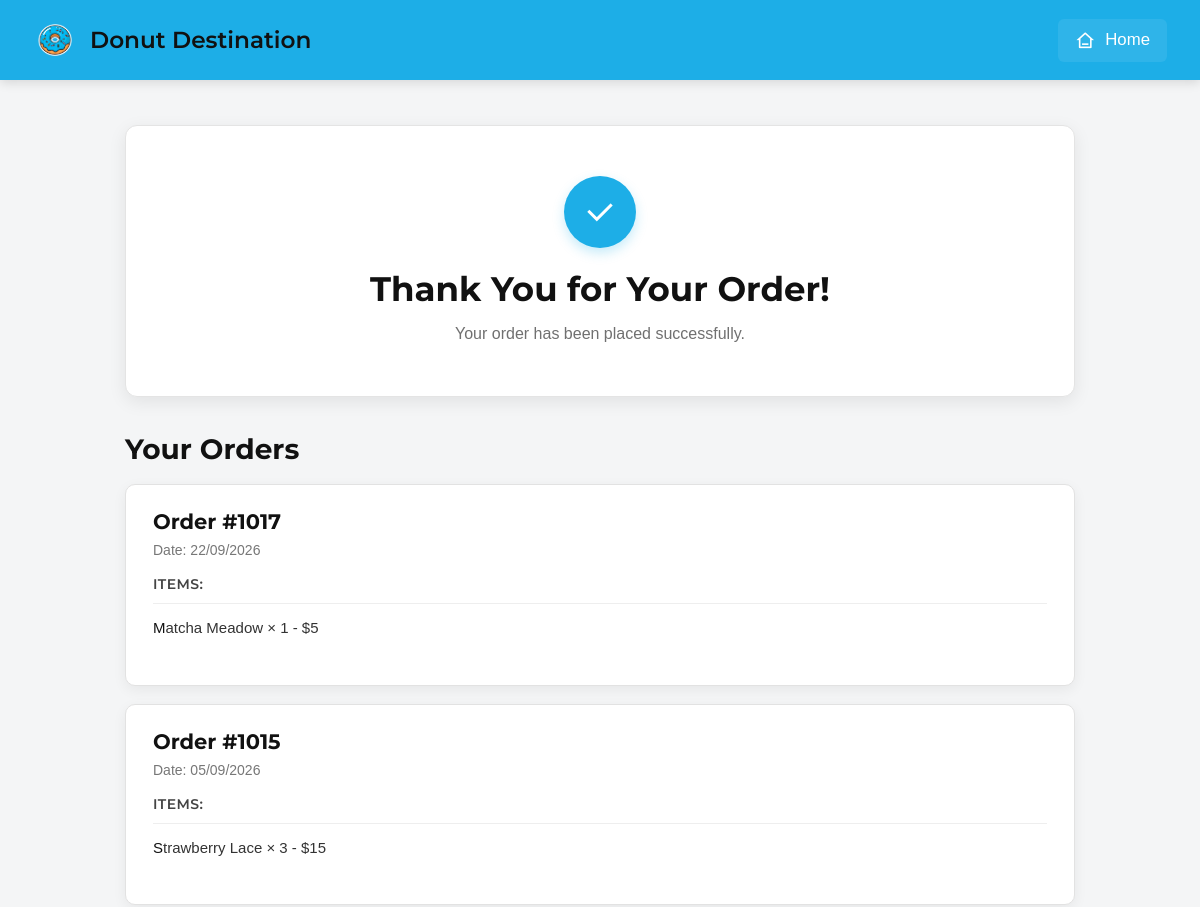
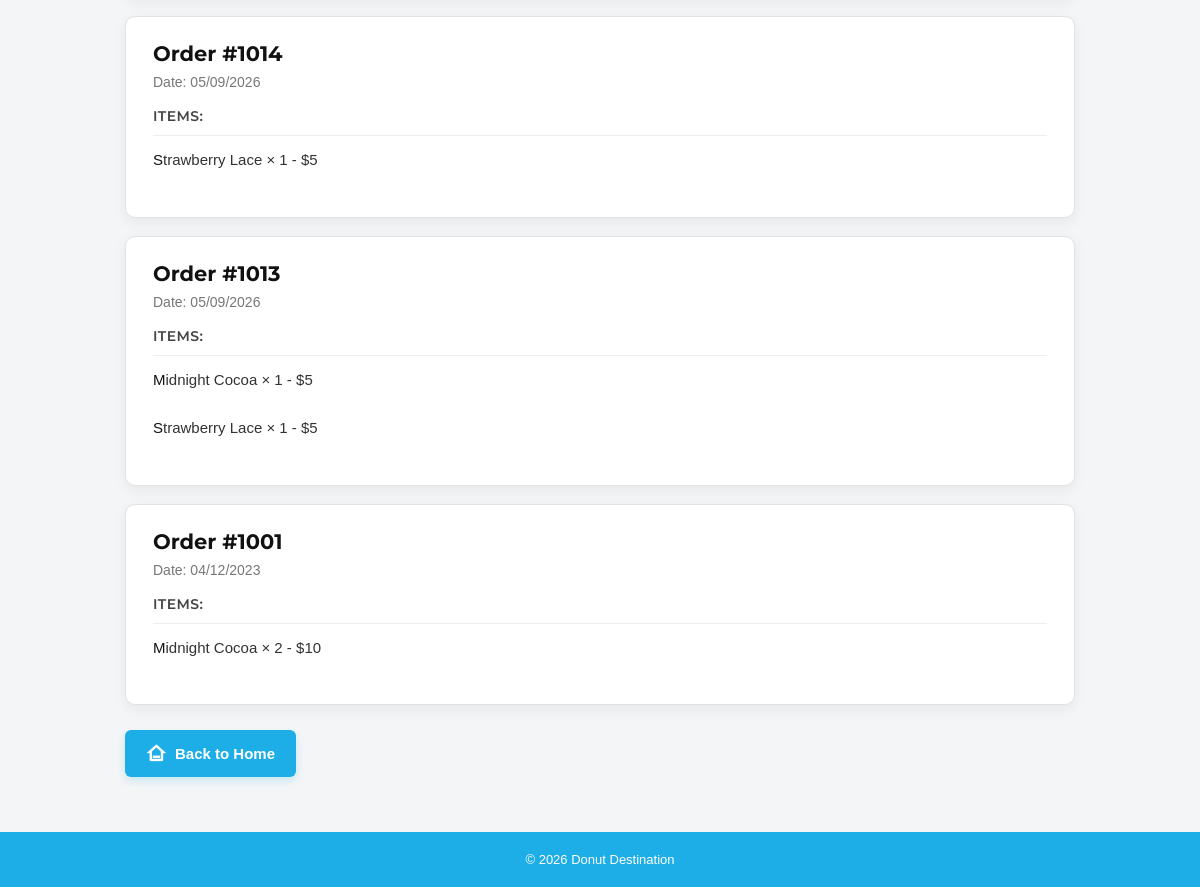
The page /thankyou (signed in) on the database its author committed (2 pictures, top to bottom).
### tables this page shows
CREATE TABLE Order_items (order_item_id int, order_id int, product_id int, quantity int, purchase_price decimal, PRIMARY KEY (order_item_id), FOREIGN KEY (product_id) REFERENCES Products (product_id));

CREATE TABLE Orders (order_id int, user_id int, order_date date, total_price decimal, PRIMARY KEY (order_id), FOREIGN KEY (user_id) REFERENCES Users (user_id));

CREATE TABLE Products (product_id int UNIQUE, product_name varchar (255), product_type varchar (255), price decimal, PRIMARY KEY (product_id));

### Designated_Donut.py (the view)
@designated_donut.route("/thankyou")
def thankyou_page():
    if "user_id" not in session:
        return redirect(url_for("login_page"))
    user_id = session["user_id"]
    conn = sqlite3.connect(DATABASE)
    c = conn.cursor()
    orders = c.execute("""
        SELECT
            Orders.order_id,
            Orders.order_date,
            Products.product_name,
            Products.price,
            Order_Items.quantity
        FROM Orders
        JOIN Order_Items
        ON Orders.order_id = Order_Items.order_id
        JOIN Products
        ON Order_Items.product_id = Products.product_id
        WHERE Orders.user_id = ?
        ORDER BY Orders.order_id DESC
    """, (user_id,)).fetchall()
    conn.close()
    return render_template(
        "thankyou.html",
        orders=orders
    )

### templates/thankyou.html (shortened to what this page needs)
<!DOCTYPE html>
<html lang="en">
<head>
    <link rel="stylesheet" href="/static/thankyou.css">
    <link href="https://cdn.jsdelivr.net/npm/remixicon@4.9.0/fonts/remixicon.css" rel="stylesheet" />
</head>
<body>
    <div class="top-navigation-container-bar">
        <div class="left-side-container-box-for-logo">
            <img
                src="/static/images/Donut_Icon_Logo.png"
                alt="Donut Destination Icon">
            <span class="logo-title-text">
                Donut Destination
            </span>
        </div>
        <div class="right-side-nav-options">
            <div>
                <a class="home-page-action-btn" href="{{ url_for('home_page') }}">
                    <i class="ri-home-3-line"></i>
                    <span class="btn-content-text">Home</span>
                </a>
            </div>
        </div>
    </div>
    <main class="thank-you-page">
        <div class="thank-you-box">
            <div class="success-icon">
                <i class="ri-check-line"></i>
            </div>
            <h1>Thank You for Your Order!</h1>
            <p>Your order has been placed successfully.</p>
        </div>
        <section class="orders-section">
            <h2>Your Orders</h2>
            {% if orders %}
                <div class="orders-container">
                    {% for order in orders %}
                    {% if loop.first or order[0] != orders[loop.index0 - 1][0] %}
                        <div class="order-box">
                            <h2>Order #{{ order[0] }}</h2>
                            <p>Date: {{ order[1] }}</p>
                            <h3>Items:</h3>
                    {% endif %}
                            <p>
                                {{ order[2] }}
                                × {{ order[4] }}
                                - ${{ order[3] * order[4] }}
                            </p>
                    {% if loop.last or order[0] != orders[loop.index0 + 1][0] %}
                        </div>
                    {% endif %}
                {% endfor %}
                </div>
            {% endif %}
            <a href="{{ url_for('home_page') }}" class="back-home">
                <i class="ri-home-3-line"></i>
                Back to Home
            </a>
        </section>
    </main>
    <footer>
        <p>© 2026 Donut Destination</p>
    </footer>
</body>
</html>

### static/thankyou.css (style rules this page uses)
html { overscroll-behavior-y: none; }
* { padding: 0; margin: 0; box-sizing: border-box; }
body { background-color: #f4f5f6; min-height: 100vh; width: 100%; font-family: Arial, Helvetica, sans-serif; color: #111; display: flex; flex-direction: column; }
.top-navigation-container-bar { background-color: #1daee7; padding: 10px 25px; display: flex; justify-content: space-between; align-items: center; height: 80px; box-shadow: 0 3px 10px rgba(0, 0, 0, 0.12); }
.left-side-container-box-for-logo { width: fit-content; height: 100%; display: flex; justify-content: flex-start; align-items: center; flex-direction: row; gap: 5px; }
.left-side-container-box-for-logo img { width: 60px; height: 60px; cursor: pointer; -webkit-user-drag: none; -moz-window-dragging: none; }
.logo-title-text { font-size: 1.45rem; font-family: Montserrat, sans-serif; font-weight: 600; cursor: pointer; user-select: none; }
.right-side-nav-options { width: fit-content; height: 100%; display: flex; justify-content: flex-end; align-items: center; padding: 0 8px; }
.home-page-action-btn { width: fit-content; height: 70%; display: flex; justify-content: center; align-items: center; background-color: rgba(255, 255, 255, 0.08); border-radius: 6px; padding: 10px 16px; gap: 10px; cursor: pointer; border: 1px solid transparent; transition: background-color 0.25s ease, border 0.25s ease, transform 0.2s ease; text-decoration: none; color: white; }
.ri-home-3-line { font-size: 1.2rem; color: #ffffff; }
.btn-content-text { font-size: 1.05rem; font-family: Verdana, Geneva, Tahoma, sans-serif; color: #ffffff; }
.thank-you-page { width: 90%; max-width: 950px; margin: 45px auto 55px; flex: 1; }
.thank-you-box { background-color: white; text-align: center; padding: 50px 30px; border-radius: 12px; border: 1px solid #e4e4e4; box-shadow: 0 5px 18px rgba(0, 0, 0, 0.08); margin-bottom: 35px; }
.success-icon { width: 72px; height: 72px; margin: 0 auto 20px; background-color: #1daee7; color: white; border-radius: 50%; display: flex; align-items: center; justify-content: center; box-shadow: 0 5px 12px rgba(29, 174, 231, 0.25); }
.success-icon i { font-size: 36px; }
.thank-you-box h1 { font-family: Montserrat, sans-serif; font-size: 34px; font-weight: 700; margin-bottom: 12px; }
.thank-you-box p { font-size: 16px; color: #707070; line-height: 1.5; }
.orders-section { width: 100%; }
.orders-section > h2 { font-family: Montserrat, sans-serif; font-size: 28px; font-weight: 700; margin-bottom: 18px; }
.orders-container { display: flex; flex-direction: column; gap: 18px; }
.order-box { background-color: white; border: 1px solid #e2e2e2; border-radius: 10px; padding: 24px 27px; box-shadow: 0 4px 14px rgba(0, 0, 0, 0.06); transition: box-shadow 0.25s ease, transform 0.2s ease; }
.order-box h2 { font-family: Montserrat, sans-serif; font-size: 21px; font-weight: 700; color: #111; margin-bottom: 8px; }
.order-box > p { font-size: 14px; color: #777; margin-bottom: 17px; }
.order-box h3 { font-family: Montserrat, sans-serif; font-size: 14px; font-weight: 600; color: #444; text-transform: uppercase; letter-spacing: 0.4px; padding-bottom: 10px; margin-bottom: 8px; border-bottom: 1px solid #eeeeee; }
.order-box h3 + p, .order-box h3 ~ p { font-size: 15px; color: #333; line-height: 1.7; padding: 3px 0; }
.order-box h3 ~ p::first-letter { color: #111; }
.back-home { display: inline-flex; align-items: center; justify-content: center; gap: 9px; margin-top: 25px; background-color: #1daee7; color: white; text-decoration: none; padding: 13px 21px; border-radius: 6px; font-size: 15px; font-weight: 600; box-shadow: 0 4px 9px rgba(29, 174, 231, 0.20); transition: background-color 0.25s ease, transform 0.2s ease, box-shadow 0.2s ease; }
footer { background-color: #1daee7; color: white; text-align: center; padding: 20px; font-size: 13px; margin-top: auto; }
footer p { margin: 0; }

### rows shown on the page
Order_items: order_id "1017", order_date "22/09/2026", product_name "Matcha Meadow", quantity "1", order[3]*order[4] "5", order_id "1015", order_date "05/09/2026", product_name "Strawberry Lace", quantity "3", order[3]*order[4] "15", order_id "1014", order_id "1013", product_name "Midnight Cocoa"
Order_items: order_id "1001", order_date "04/12/2023", product_name "Midnight Cocoa", quantity "2", order[3]*order[4] "10"
